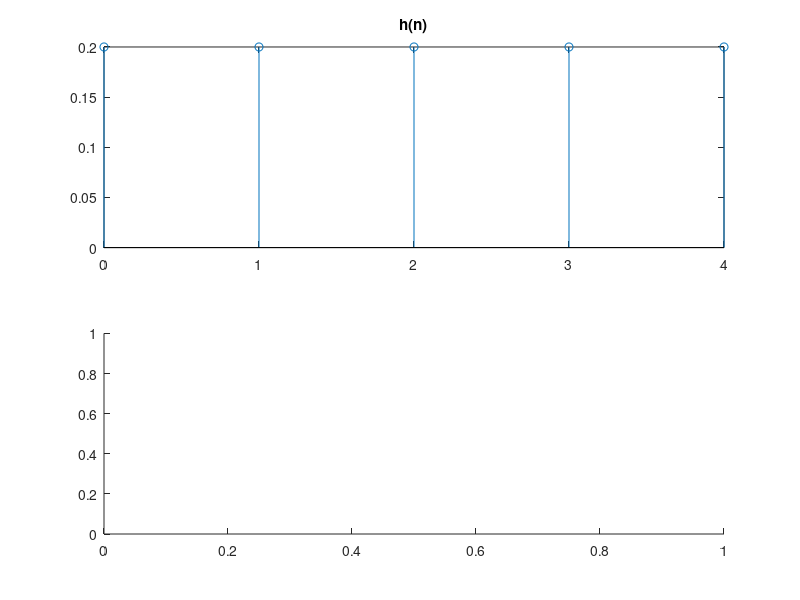

Source code (MATLAB): (Note: this script raises an error after producing the figure.)
% 2. Transformada de Fourier
nh=0:4;
h=ones(1,5)/5;
subplot(211);
stem(nh,h);
title('h(n)');
subplot(212);
[H,W]=dtft(h,500);
HdB=20*log10(abs(H));
plot(W,HdB);
axis([-4 4 -50 0]);
title('Modulo de la respueste en frecuencia del filtro');
